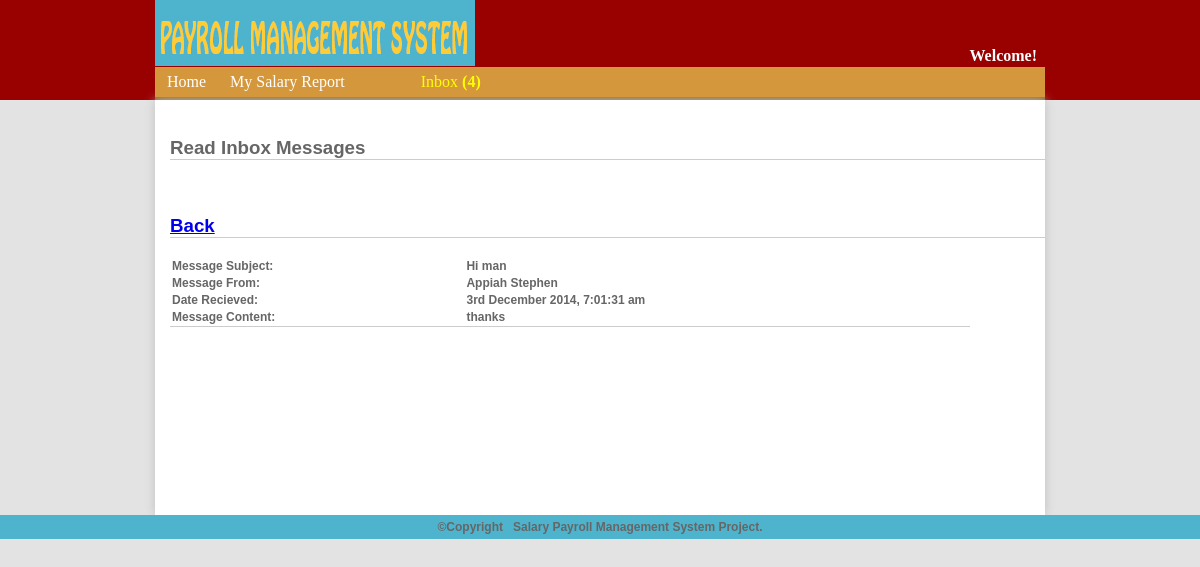
Page /employee-view-inbox.php?in=44 (signed in) on the committed database.
### tables this page shows
CREATE TABLE IF NOT EXISTS `inbox` (
  `inboxId` int(11) NOT NULL AUTO_INCREMENT,
  `empId` int(11) NOT NULL,
  `username` varchar(255) NOT NULL,
  `title` varchar(255) NOT NULL,
  `content` longtext NOT NULL,
  `viewed` enum('0','1') NOT NULL DEFAULT '0',
  `recievedDate` varchar(255) NOT NULL,
  PRIMARY KEY (`inboxId`)
);

### employee-view-inbox.php (the view, shortened to what this page needs)
<?php
include 'core/initForMainLogPage.php';
if(isset($_GET['in']) && !empty($_GET['in'])){
	$page=$_GET['in'];
}
?>
<?php include 'includes/adminHeadAll.php';?>
<header>
 <?php include 'includes/employeeMenu.php';?>
  </header>
  <div class="container">
  <br/>
	<h3>Read Inbox Messages</h3>
 <br/>
 	<h3 class="back"><a href="employee-inbox.php">Back</a></h3>
	<?php
	$sql="SELECT * FROM inbox WHERE inboxId=$page";
	$query=mysql_query($sql);
	while($rows=mysql_fetch_array($query)){
		$username=$rows['username'];
		$title=$rows['title'];
		$content=$rows['content'];
		$recievedDate=$rows['recievedDate'];
	}
	?>
    <div class="inbox-outbox"><table cellpadding="1" cellspacing="1" border="0">
    <tr><td>Message Subject: </td><td><?php if(isset($title)){echo $title;}?></td></tr>
    <tr><td>Message From: </td><td><?php  if(isset($username)){echo $username;}?></td></tr>
    <tr><td>Date Recieved: </td><td><?php  if(isset($recievedDate)){echo $recievedDate;}?></td></tr>
    <tr><td>Message Content: </td><td><?php  if(isset($content)){echo $content;}?></td></tr>
    </table></div>
 </div>
	 <?php include 'includes/footerAll.php';?>
</body>
</html>

### css/adminStyle.css (style rules this page uses)
body { margin:0; padding:0; background:#e3e3e3; font: 100% Georgia, "Times New Roman", Times, serif; }
.container { width:875px; margin:auto; background:white; padding-left:15px; padding-bottom:15px; min-height:400px; -webkit-box-shadow:0px 0px 10px #c0c0c0; -moz-box-shadow:0px 0px 10px #c0c0c0; box-shadow:0px 0px 10px #c0c0c0; }
header { width:890px; margin:auto; height:33px; background:#D5973C; margin-top:-33px; z-index:1; }
h3 { border-bottom:1px solid #CCC; color:#666; font-family:"Arial Black", Gadget, sans-serif; }
.inbox-outbox table { border-bottom:1px solid #CCC; color:#666; font-family:"Arial Black", Gadget, sans-serif; font-size:12px; width:800px; }

### rows in the picture
inbox: title "Hi man", username "Appiah Stephen", recievedDate "3rd December 2014, 7:01:31 am", content "thanks"

### other values in the picture
$inboxMessageNew "4"
